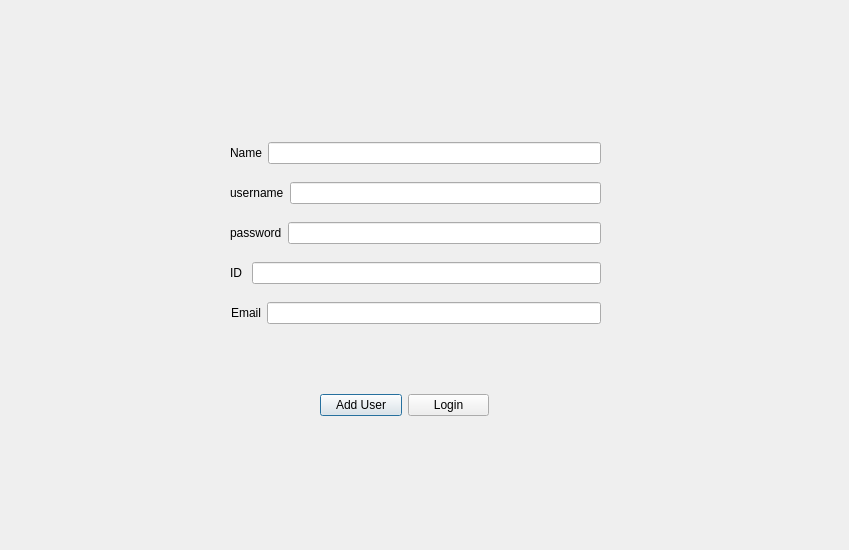
<?xml version="1.0" encoding="UTF-8"?>
<ui version="4.0">
 <class>AddUserWindow</class>
 <widget class="QDialog" name="AddUserWindow">
  <property name="geometry">
   <rect>
    <x>0</x>
    <y>0</y>
    <width>849</width>
    <height>550</height>
   </rect>
  </property>
  <property name="maximumSize">
   <size>
    <width>849</width>
    <height>16777215</height>
   </size>
  </property>
  <property name="windowTitle">
   <string>Dialog</string>
  </property>
  <widget class="QWidget" name="layoutWidget">
   <property name="geometry">
    <rect>
     <x>230</x>
     <y>130</y>
     <width>371</width>
     <height>211</height>
    </rect>
   </property>
   <layout class="QVBoxLayout" name="verticalLayout">
    <item>
     <layout class="QHBoxLayout" name="horizontalLayout_5">
      <item>
       <widget class="QLabel" name="label_3">
        <property name="text">
         <string>Name</string>
        </property>
        <property name="alignment">
         <set>Qt::AlignRight|Qt::AlignTrailing|Qt::AlignVCenter</set>
        </property>
       </widget>
      </item>
      <item>
       <widget class="QLineEdit" name="lineEdit_name"/>
      </item>
     </layout>
    </item>
    <item>
     <layout class="QHBoxLayout" name="horizontalLayout_3">
      <item>
       <widget class="QLabel" name="label">
        <property name="text">
         <string>username</string>
        </property>
       </widget>
      </item>
      <item>
       <widget class="QLineEdit" name="lineEdit_userName"/>
      </item>
     </layout>
    </item>
    <item>
     <layout class="QHBoxLayout" name="horizontalLayout_2">
      <item>
       <widget class="QLabel" name="label_2">
        <property name="text">
         <string>password</string>
        </property>
       </widget>
      </item>
      <item>
       <widget class="QLineEdit" name="lineEdit_userPassword">
        <property name="echoMode">
         <enum>QLineEdit::Password</enum>
        </property>
       </widget>
      </item>
     </layout>
    </item>
    <item>
     <layout class="QHBoxLayout" name="horizontalLayout_4">
      <item>
       <widget class="QLabel" name="label_4">
        <property name="minimumSize">
         <size>
          <width>16</width>
          <height>0</height>
         </size>
        </property>
        <property name="text">
         <string>ID</string>
        </property>
       </widget>
      </item>
      <item>
       <widget class="QLineEdit" name="lineEdit_id"/>
      </item>
     </layout>
    </item>
    <item>
     <layout class="QHBoxLayout" name="horizontalLayout">
      <item>
       <widget class="QLabel" name="label_5">
        <property name="minimumSize">
         <size>
          <width>31</width>
          <height>0</height>
         </size>
        </property>
        <property name="text">
         <string>Email</string>
        </property>
        <property name="scaledContents">
         <bool>false</bool>
        </property>
        <property name="alignment">
         <set>Qt::AlignRight|Qt::AlignTrailing|Qt::AlignVCenter</set>
        </property>
       </widget>
      </item>
      <item>
       <widget class="QLineEdit" name="lineEdit_email"/>
      </item>
     </layout>
    </item>
   </layout>
  </widget>
  <widget class="QWidget" name="layoutWidget">
   <property name="geometry">
    <rect>
     <x>320</x>
     <y>390</y>
     <width>169</width>
     <height>31</height>
    </rect>
   </property>
   <layout class="QHBoxLayout" name="horizontalLayout_6">
    <item>
     <widget class="QPushButton" name="pushButton_AddUser">
      <property name="text">
       <string>Add User</string>
      </property>
     </widget>
    </item>
    <item>
     <widget class="QPushButton" name="pushButton_login">
      <property name="text">
       <string>Login</string>
      </property>
     </widget>
    </item>
   </layout>
  </widget>
 </widget>
 <resources/>
 <connections/>
</ui>
